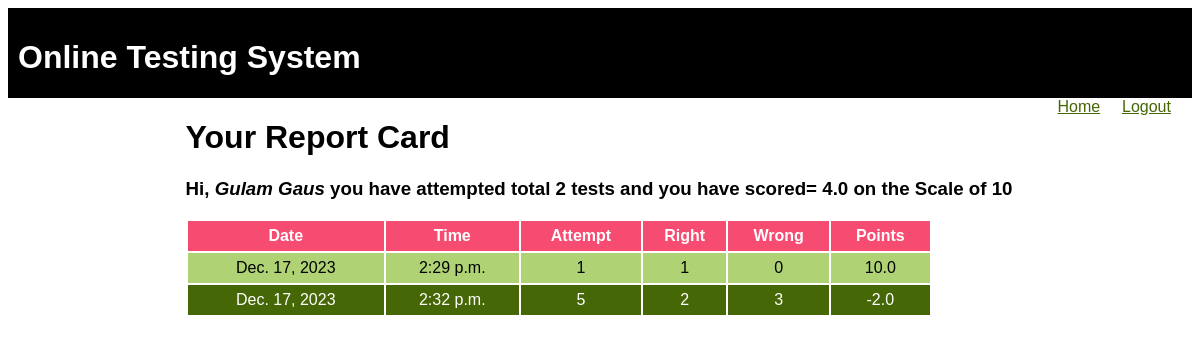
Screenshot of /OTS/test-history (signed in) with the database file from the repository.
### OTS/models.py (models this page shows)
class Candidate(models.Model):
    username=models.CharField(primary_key=True,max_length=20)
    password=models.CharField(null=False,max_length=20)
    name=models.CharField(null=False,max_length=30)
    test_attempted=models.IntegerField(default=0)
    points=models.FloatField(default=0.0)

class Result(models.Model):
    resultid=models.BigAutoField(primary_key=True,auto_created=True)
    username=models.ForeignKey(Candidate,on_delete=models.CASCADE)
    date=models.DateField(auto_now=True)
    time=models.TimeField(auto_now=True)
    attempt=models.IntegerField()
    right=models.IntegerField()
    wrong=models.IntegerField()
    points=models.FloatField()

### OTS/views.py (the view)
# urls.py: path('test-history',TestHistory,name="testHistory"),
def TestHistory(request):
    if 'name' not in request.session.keys():
        res=HttpResponseRedirect("login")
    candidate=Candidate.objects.filter(username=request.session['username'])
    results=Result.objects.filter(username_id=candidate[0].username)
    context={'candidate':candidate[0],'results':results}
    res=render(request,'candidate_history.html',context)
    return res

### OTS/templates/candidate_history.html (shortened to what this page needs)
{% extends 'main.html' %}
{%block top%}
<a href="{% url 'OTS:home' %}">Home</a>
<a href="{% url 'OTS:logout' %}">Logout</a>
{% endblock %}
{% block content%}
<h1>Your Report Card</h1>
 <h3><p>Hi, <i>{{candidate.name}} </i> you have attempted total {{candidate.test_attempted}} tests and you have scored= {{candidate.points}} on the Scale of 10</p></h3>
<table>
    <tr>
        <th>Date</th>
        <th>Time</th>
        <th>Attempt</th>
        <th>Right</th>
        <th>Wrong</th>
        <th>Points</th>
    </tr>
    {% for r in results %}
    <tr>
        <td>{{r.date}}</td>
        <td> {{r.time}}</td>
        <td> {{r.attempt}}</td>
        <td>{{r.right}} </td>
        <td>{{r.wrong}}</td>
        <td>{{r.points}}</td>
    </tr>
    {% endfor %}
</table>
{%endblock%}

### OTS/static/theme.css (style rules this page uses)
* { font-family:'Gill Sans', 'Gill Sans MT', Calibri, 'Trebuchet MS', sans-serif; }
.top div.menu a { color:#456705; display:inline-block; min-width:50px; margin-right:10px; }
table { width:90%; }
table tr:nth-child(odd) { background-color:#456705; color:white; height:30px; }
table tr:nth-child(even) { background-color:#AFD275; height:30px; }
table tr:first-child { background-color:#F64C72; }
table td { text-align:center; }

### rows the page displays
Candidate: name "Gulam Gaus", test_attempted "2", points "4.0"
Result: date "Dec. 17, 2023", time "2:29 p.m.", attempt "1", right "1", wrong "0", points "10.0"
Result: date "Dec. 17, 2023", time "2:32 p.m.", attempt "5", right "2", wrong "3", points "-2.0"
